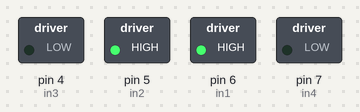
The sketch below on a simulated Arduino Uno, built with avr-gcc and run on an emulated ATmega328P. On the bench: switched loads named in the sketch (green lamp = pin HIGH).

Above: at 0.1 s.
Timing chart, 0 to 1.6 s (numbered marks = the images above):
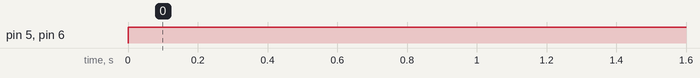

The sketch:

final_assignment.ino
```cpp
int in1 = 6;
int in2 = 5;
int in3 = 4;
int in4 = 7;

void setup()
{
  // set all the motor control pins to outputs
  pinMode(in1, OUTPUT);
  pinMode(in2, OUTPUT);
  pinMode(in3, OUTPUT);
  pinMode(in4, OUTPUT);
}

void forward()
{
  digitalWrite(in1, HIGH);
  digitalWrite(in2, HIGH);
  digitalWrite(in3, LOW);
  digitalWrite(in4, LOW);
}

void loop()
{
  forward();

}
```

Measured:
- by itself, pin 5 (in2), pin 6 (in1): LOW → HIGH at 0.00 s
